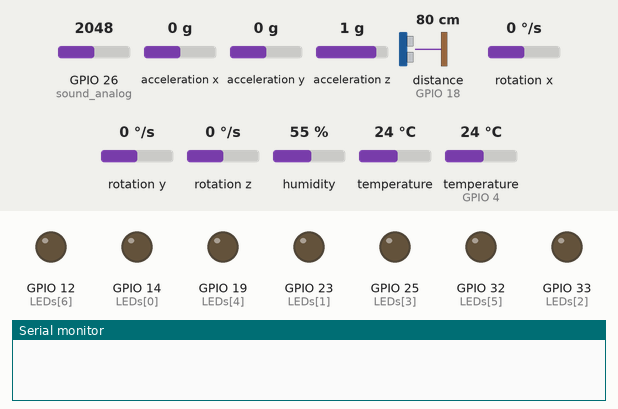
Bench run of a sketch on a simulated ESP32. On the bench: output pins drawn as LEDs (lit = HIGH), the last lines printed to the serial monitor. Wiring (inferred from the names in the program): ultrasonic range finder: trigger GPIO 5; echo GPIO 18. The test bench sets the inputs (shaded band); at power-on: GPIO 26 (sound_analog) = 2048, acceleration x 0 g, acceleration y 0 g, acceleration z 1 g, distance to the obstacle (sensor on GPIO 18) 80 cm, rotation x 0 °/s, rotation y 0 °/s, rotation z 0 °/s, humidity 55 %, temperature 24 °C, temperature (sensor on GPIO 4) 24 °C. The echo pulse lasts 58.3 µs per cm; WiFi joins after 1.5 s; servers stay silent unless stated; the Firebase database answers and starts empty; pins used as bus, display or sensor lines are not drawn.

Above: at 0.0 s.
At 2.7 s:
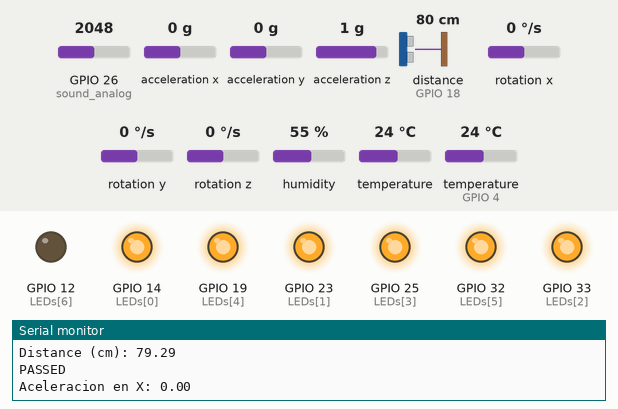
Timing chart, 0 to 4.2 s (numbered marks = the images above):
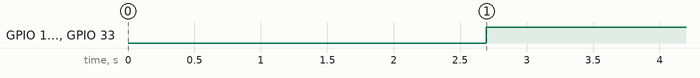

Measured:
- by itself, GPIO 14 (LEDs[0]), GPIO 19 (LEDs[4]), GPIO 23 (LEDs[1]), GPIO 25 (LEDs[3]), GPIO 32 (LEDs[5]), GPIO 33 (LEDs[2]): LOW → HIGH at 2.7 s

The sketch:

esp32_firebase_reto.ino
```cpp
#include <esp_wpa2.h>
#include <WiFi.h>
#include <Firebase_ESP_Client.h>
#include <addons/TokenHelper.h>
#include "Arduino.h"
#include "addons/RTDBHelper.h"

//LIBRERÍAS SENSOR DE HUMEDAD Y TEMPERATURA
#include "DHT.h"
#define DHTPIN 4
#define DHTTYPE DHT11   // DHT 11
//**********************************

//LIBRERÍAS SENSOR DE ACELERACIÓN****
#include <Adafruit_MPU6050.h>
#include <Adafruit_Sensor.h>
#include <Wire.h>

Adafruit_MPU6050 mpu;
//**********************************


const char* ssid = "Tec";
#define EAP_IDENTITY "a017XXXXX@tec.mx"
#define EAP_PASSWORD "Contraseña*"

// Firebase insert auth
#define USER_EMAIL "a017XXXXX@tec.mx"
#define USER_PASSWORD "Contraseña"


// Insertar clave de API del proyecto de Firebase
#define API_KEY "AIzaSyBxszYcMxp-EjlOPwmHEWgSj8CH4vrTslQ"

// Insertar URL de URLefine la URL de RTDB
#define DATABASE_URL "https://proyectoprueba-8b57d-default-rtdb.firebaseio.com/"

// Definir objeto de datos de Firebase
FirebaseData fbdo;

FirebaseAuth auth;
FirebaseConfig config;

unsigned long sendDataPrevMillis = 0;
int intValue;
float floatValue;
String sValue;

bool signupOK = false;
int count = 0;
DHT dht(DHTPIN, DHTTYPE);

void setup() {
    Serial.begin(115200);
    delay(10);
    Serial.println(F("DHTxx test!"));

    dht.begin();

    Serial.println();
    Serial.print("Connecting to ");
    Serial.println(ssid);

    // WPA2 enterprise magic starts here
    WiFi.disconnect(true);
    WiFi.mode(WIFI_STA);   //init wifi mode
  //esp_wifi_set_mac(ESP_IF_WIFI_STA, &masterCustomMac[0]);
  Serial.print("MAC >> ");
  Serial.println(WiFi.macAddress());
  Serial.printf("Connecting to WiFi: %s ", ssid);
  //esp_wifi_sta_wpa2_ent_set_ca_cert((uint8_t *)incommon_ca, strlen(incommon_ca) + 1);
  esp_wifi_sta_wpa2_ent_set_identity((uint8_t *)EAP_IDENTITY, strlen(EAP_IDENTITY));
  esp_wifi_sta_wpa2_ent_set_username((uint8_t *)EAP_IDENTITY, strlen(EAP_IDENTITY));
  esp_wifi_sta_wpa2_ent_set_password((uint8_t *)EAP_PASSWORD, strlen(EAP_PASSWORD));
  //esp_wpa2_config_t configW = WPA2_CONFIG_INIT_DEFAULT();
  //esp_wifi_sta_wpa2_ent_enable(&configW);
  esp_wifi_sta_wpa2_ent_enable();
    // WPA2 enterprise magic ends here


    WiFi.begin(ssid);

    while (WiFi.status() != WL_CONNECTED) {
        delay(500);
        Serial.print(".");
    }

    Serial.println("");
    Serial.println("WiFi connected");
    Serial.println("IP address: ");
    Serial.println(WiFi.localIP());

///* Asigne la Api Key (obligatorio) */
  config.api_key = API_KEY;

  /* Asigne el RTDB URL (obligatorio) */
  config.database_url = DATABASE_URL;

  /* Sign up */
  if (Firebase.signUp(&config, &auth, "", "")){
    Serial.println("ok");
    signupOK = true;
  }
  else{
    Serial.printf("%s\n", config.signer.signupError.message.c_str());
  }

  /* Assign the callback function for the long running token generation task */
  config.token_status_callback = tokenStatusCallback; //see addons/TokenHelper.h

  Firebase.begin(&config, &auth);
  Firebase.reconnectWiFi(true);


// SENSOR DE ACELERACION******
if (!mpu.begin()) {
    Serial.println("Failed to find MPU6050 chip");
    while (1) {
      delay(10);
    }
  }
  Serial.println("MPU6050 Found!");

  // set accelerometer range to +-8G
  mpu.setAccelerometerRange(MPU6050_RANGE_8_G);

  delay(100);
//****************************
}

/*
 *  Todo debajo de esto, en loop(), es solo una solicitud estándar a un servidor web
 *
 */

int value = 0;

void loop() {
  float h = dht.readHumidity();
  // Read temperature as Celsius (the default)
  float t = dht.readTemperature();
  // Read temperature as Fahrenheit (isFahrenheit = true)
  float f = dht.readTemperature(true);

  // Compute heat index in Fahrenheit (the default)
  float hif = dht.computeHeatIndex(f, h);
  // Compute heat index in Celsius (isFahreheit = false)
  float hic = dht.computeHeatIndex(t, h, false);

// SENSOR DE GAS *************
  int pin_mq = 135;
       Serial.begin(115200);
       pinMode(pin_mq, INPUT);
       boolean mq_estado = digitalRead(pin_mq);//Leemos el sensor
//**********************

// SENSOR DE DISTANCIA *********
  const int trigPin = 5;
  const int echoPin = 18;

  //define sound speed in cm/uS
  #define SOUND_SPEED 0.034
  #define CM_TO_INCH 0.393701

  long duration;
  float distanceCm;

  Serial.begin(115200); // Starts the serial communication
  pinMode(trigPin, OUTPUT); // Sets the trigPin as an Output
  pinMode(echoPin, INPUT); // Sets the echoPin as an Input

  digitalWrite(trigPin, LOW);
  delayMicroseconds(2);
  // Sets the trigPin on HIGH state for 10 micro seconds
  digitalWrite(trigPin, HIGH);
  delayMicroseconds(10);
  digitalWrite(trigPin, LOW);

  // Reads the echoPin, returns the sound wave travel time in microseconds
  duration = pulseIn(echoPin, HIGH);

  // Calculate the distance
  distanceCm = duration * SOUND_SPEED/2;
//************************

//SENSOR DE SONIDO*********************
 int sound_analog = 26; //Declaración del pin de salida análoga
  int val_analog = analogRead(sound_analog);
//*************************************


///DISPLAY DE 7 SEGMENTOS***********************
//se declaran los pines a usar
int LEDs[] = {14,23,33,25,19,32,12};    // for ESP32 microcontroller
//se declaran los arreglos que forman los dígitos
int zero[] = {1, 1, 1, 1, 1, 1, 0};   // cero
int one[] = {0, 0, 0, 0, 1, 1, 0};   // uno
int two[] = {1, 1, 0, 1, 1, 0, 1};   // dos
int three[] = {1, 1, 1, 1, 0, 0, 1};   // tres
int four[] = {0, 1, 1, 0, 0, 1, 1};   // cuatro
int five[] = {1, 0, 1, 1, 0, 1, 1};   // cinco
int six[] = {1, 0, 1, 1, 1, 1, 1};   // seis
int seven[] = {1, 1, 1, 0, 0, 0, 0};   // siete
int eight[] = {1, 1, 1, 1, 1, 1, 1}; // ocho
int nine[] = {1, 1, 1, 1, 0, 1, 1};   // nueve
int ten[] = {0, 0, 0, 0, 0, 0, 1};   // guion
//****************************************


    if (Firebase.ready() && signupOK && (millis() - sendDataPrevMillis > 15000 || sendDataPrevMillis == 0)) {
    sendDataPrevMillis = millis();
   // Write an Int number on the database path test/int
    //HUMEDAD*********************
    if (Firebase.RTDB.setFloat(&fbdo, "test/Humedad", h)){
      Serial.println("PASSED");
      Serial.println("PATH: " + fbdo.dataPath());
      Serial.println("TYPE: " + fbdo.dataType());
    }
    else {
      Serial.println("FAILED");
      Serial.println("REASON: " + fbdo.errorReason());
    }
    //count++;

    // Write an Float number on the database path test/float
    if (Firebase.RTDB.setFloat(&fbdo, "test/TemperaturaC",hic )){
      Serial.println("PASSED");
      Serial.println("PATH: " + fbdo.dataPath());
      Serial.println("TYPE: " + fbdo.dataType());
    }
    else {
      Serial.println("FAILED");
      Serial.println("REASON: " + fbdo.errorReason());
    }
    //////////////
    if (Firebase.RTDB.setFloat(&fbdo, "test/TemperaturaF", hif)){
      Serial.println("PASSED");
      Serial.println("PATH: " + fbdo.dataPath());
      Serial.println("TYPE: " + fbdo.dataType());
    }
    else {
      Serial.println("FAILED");
      Serial.println("REASON: " + fbdo.errorReason());
    }

    //*******************************
    //GAS
    if (Firebase.RTDB.setFloat(&fbdo, "test/Gas", mq_estado)){
      Serial.println("PASSED");
            if(mq_estado){  //si la salida del sensor es 1
              Serial.println("Sin presencia de gas");
            }
            else{  //si la salida del sensor es 0
              Serial.println("Gas detectado");
            }
    }
    else {
      Serial.println("FAILED");
      Serial.println("REASON: " + fbdo.errorReason());
    }
    //*******************************
    // DISTANCIA
    if (Firebase.RTDB.setFloat(&fbdo, "test/DistanciaCm", distanceCm)){
      Serial.println("PASSED");
      Serial.print("Distance (cm): ");
      Serial.println(distanceCm);
    }
    else {
      Serial.println("FAILED");
      Serial.println("REASON: " + fbdo.errorReason());
    }
    //*******************************

    // ACELERACIÓN
    sensors_event_t a, g, temp;
    mpu.getEvent(&a, &g, &temp);
    if (Firebase.RTDB.setFloat(&fbdo, "test/AceleracionX", a.acceleration.x)){
       /* Get new sensor events with the readings */
      Serial.println("PASSED");
      Serial.print("Aceleracion en X: ");
      Serial.println(a.acceleration.x);
    }
    else {
      Serial.println("FAILED");
      Serial.println("REASON: " + fbdo.errorReason());
    }


    // LEER FIREBASE EN ESP32*****************
    if (Firebase.RTDB.getString(&fbdo, "/test/numero")){
      if (fbdo.dataType() == "string"){
        sValue = fbdo.stringData();
      }
    value = sValue.toInt();
    switch(value)
    {
        case 0:
                    for (int i = 0; i<7; i++) digitalWrite(LEDs[i], zero[i]);
                    break;
        case 1:
                    for (int i = 0; i<7; i++) digitalWrite(LEDs[i], one[i]);
                    break;
        case 2:
                    for (int i = 0; i<7; i++) digitalWrite(LEDs[i], two[i]);
                    break;
        case 3:
                    for (int i = 0; i<7; i++) digitalWrite(LEDs[i], three[i]);
                    break;
        case 4:
                    for (int i = 0; i<7; i++) digitalWrite(LEDs[i], four[i]);
                    break;
        case 5:
                    for (int i = 0; i<7; i++) digitalWrite(LEDs[i], five[i]);
                    break;
        case 6:
                    for (int i = 0; i<7; i++) digitalWrite(LEDs[i], six[i]);
                    break;
        case 7:
                    for (int i = 0; i<7; i++) digitalWrite(LEDs[i], seven[i]);
                    break;
        case 8:
                    for (int i = 0; i<7; i++) digitalWrite(LEDs[i], eight[i]);
                    break;
        case 9:
                    for (int i = 0; i<7; i++) digitalWrite(LEDs[i], nine[i]);
                    break;
        case 10:
                    for (int i = 0; i<7; i++) digitalWrite(LEDs[i], ten[i]);
                    break;
        default:
                    for (int i = 0; i<7; i++) digitalWrite(LEDs[i], ten[i]);
                    break;
       }
     }
    //****************************************
  }
  for (int i = 0; i<7; i++) pinMode(LEDs[i], OUTPUT);
}
```
